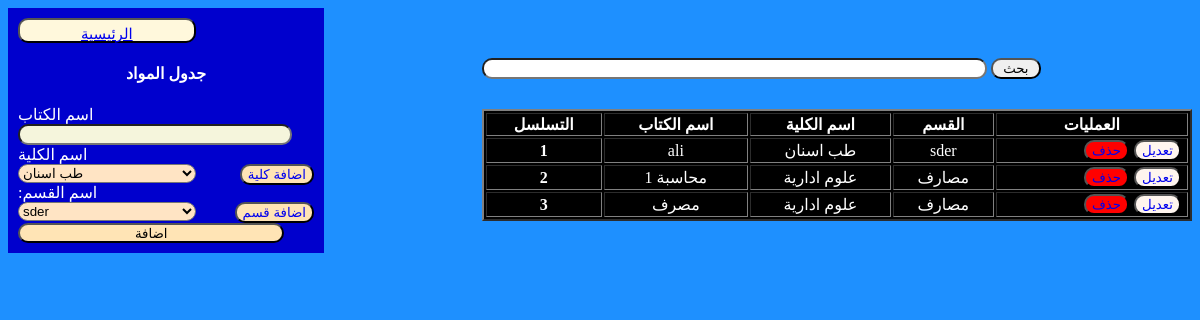
Screenshot of /boock.php with the database file from the repository.
### tables this page shows
CREATE TABLE `materal` (
  `id_b` int(11) NOT NULL,
  `name_b` varchar(200) NOT NULL,
  `name_k` varchar(200) NOT NULL,
  `name_p` varchar(200) NOT NULL
);

### boock.php (the view, shortened to what this page needs)
<!DOCTYPE html>
<html lang="en">
<head>
    <link rel="stylesheet" href="stylestudent.css">
</head>
<body>
    <div class="student-left">
        <form action="" method="POST">
<?php  echo '<button class="btn1"><a href="main.php?
                    ">الرئيسية</a></button>'
                    ?><br>
           <h4> جدول المواد</h4>
        <label> اسم الكتاب </label>   <br>
<input type='text'name="name" required><br>
<label class ="con-sn-2 col form-label"> اسم الكلية</label><br>
<select name="kaly" id="" class="form-select">
<?php
 include "connect.php";
$select =mysqli_query($con,"select * from kali");
while($row =mysqli_fetch_array($select)){
    ?>
<option value="<?php echo $row['name_k'];?>"><?php echo $row['name_k'];?></option>
    <?php
}
?>
</select> <?php  echo '<button class="btnk"><a href="madd.php?
                    ">اضافة كلية</a></button>'
                    ?><br>
<label class ="con-sn-2 col form-label"> :اسم القسم</label><br>
<select name="part" id=""> <br>
<?php
 include "connect.php";
$select =mysqli_query($con,"select * from part");
while($row =mysqli_fetch_array($select)){
    ?>
<option value="<?php echo $row['name_p'];?>"><?php echo $row['name_p'];?></option>
    <?php
}
?>
</select>
<?php  echo '<button class="btnk"><a href="part.php?
                    ">اضافة قسم</a></button>'
                    ?><br>
<input type="submit" class="btn " name="add" value ="اضافة">
        </form>
    </div>
    <?php
           include 'connect.php';
                   if(isset($_GET['search']))  {
               $search =$_GET['search'];
               $sql =("SELECT * FROM materal WHERE id_b like '%$search%' or name_b like '%$search%' or name_k like '%$search%' or name_p like '%$search%'");
            }  else {
                 $sql="SELECT * FROM materal";
                 $search =" ";
            }
           $result = mysqli_query($con,$sql) ;
    ?>
    <div class="student-rihgt">
    <form class="search" action="" method="GET">
              <input type="text" name="search" autocomplete="of"
           placeholder="...ابحث هنا" value="<?php echo $search;?>"> <button class="bt"> بحث </button>
          </form>
            <table border='2'>
                    <th>التسلسل</th>
                    <th>اسم الكتاب</th>
                    <th>اسم الكلية</th>
                    <th>القسم</th>
                    <th> العمليات </th>
                <thody>
                <?php
                while ($row = mysqli_fetch_array($result)) {
                  $id=$row['id_b'];
                  $name_b=$row['name_b'];
                  $name_k=$row['name_k'];
                  $name_p=$row['name_p'];
                    echo '<tr>
                      <th scope="row"> '.$id.' </th>
                      <td>'.$name_b.'</td>
                      <td>'.$name_k.'</td>
                      <td>'.$name_p.'</td>
                      <td>
                      <button class="btn1"><a href="update_b.php?
                      id='.$id.'" >تعديل</a></button>
                      <button class="btn2"><a href="del.php?
                      delboock='.$name_k.'">حذف</a></button>
                      </td>
                    </tr>';
               }
                ?>
              </thody>
            </table>
    </div>
</body>
</html>

### stylestudent.css (style rules this page uses)
body { background-color: dodgerblue; background-size: cover; color: white; }
.student-left { float: left; background-color: mediumblue; width: 25%; padding: 10px; }
.student-left h4 { text-align: center; }
.student-left .btn1 { padding: 5px 20px; width: 60%; background-color: cornsilk; color: black; border-radius: 10px; cursor: pointer; height: 25px; font-size: 15px; }
.student-left .btnk { background-color: moccasin; float: right; border-radius: 10px; text-decoration: none; text-align: center; }
.student-left .btnk a { background-color: moccasin; text-decoration: none; }
.student-left input { background-color: beige; height: 15px; width: 90%; border-radius: 10px; }
.student-left select { background-color: bisque; width: 60%; border-radius: 10px; }
.student-left .btn { background-color: moccasin; height: 20px; margin-right: 5px; border-radius: 10px; text-decoration: none; text-align: center; }
.student-rihgt { float: right; width: 60%; }
.student-rihgt table { margin-top: 10px; width: 100%; background-color: black; color: white; text-align: center; }
.student-rihgt table .btn2 { background-color: red; margin-right: 5px; float: right; border-radius: 10px; text-decoration: none; text-align: center; }
.student-rihgt table .btn2 a { background-color: red; text-decoration: none; }
.student-rihgt table .btn1 { background-color: seashell; margin-right: 5px; float: right; border-radius: 10px; text-decoration: none; text-align: center; }
.student-rihgt table .btn1 a { background-color: seashell; text-decoration: none; }
.student-rihgt .search { margin-top: 20px; border-radius: 10px; }
.student-rihgt .search input { width: 70%; border-radius: 10px; }
.student-rihgt .search input { margin-top: 30px; width: 70%; margin-bottom:20px ; border-radius: 10px; }
.student-rihgt .search button { width:50px ; margin-top: 20px; border-radius: 10px; }

### rows the page displays
materal: id_b "1", name_b "ali", name_k "طب اسنان", name_p "sder"
materal: id_b "2", name_b "محاسبة 1", name_k "علوم ادارية", name_p "مصارف"
materal: id_b "3", name_b "مصرف", name_k "علوم ادارية", name_p "مصارف"

### other values shown
form field kaly "طب اسنان"
form field part "sder"
